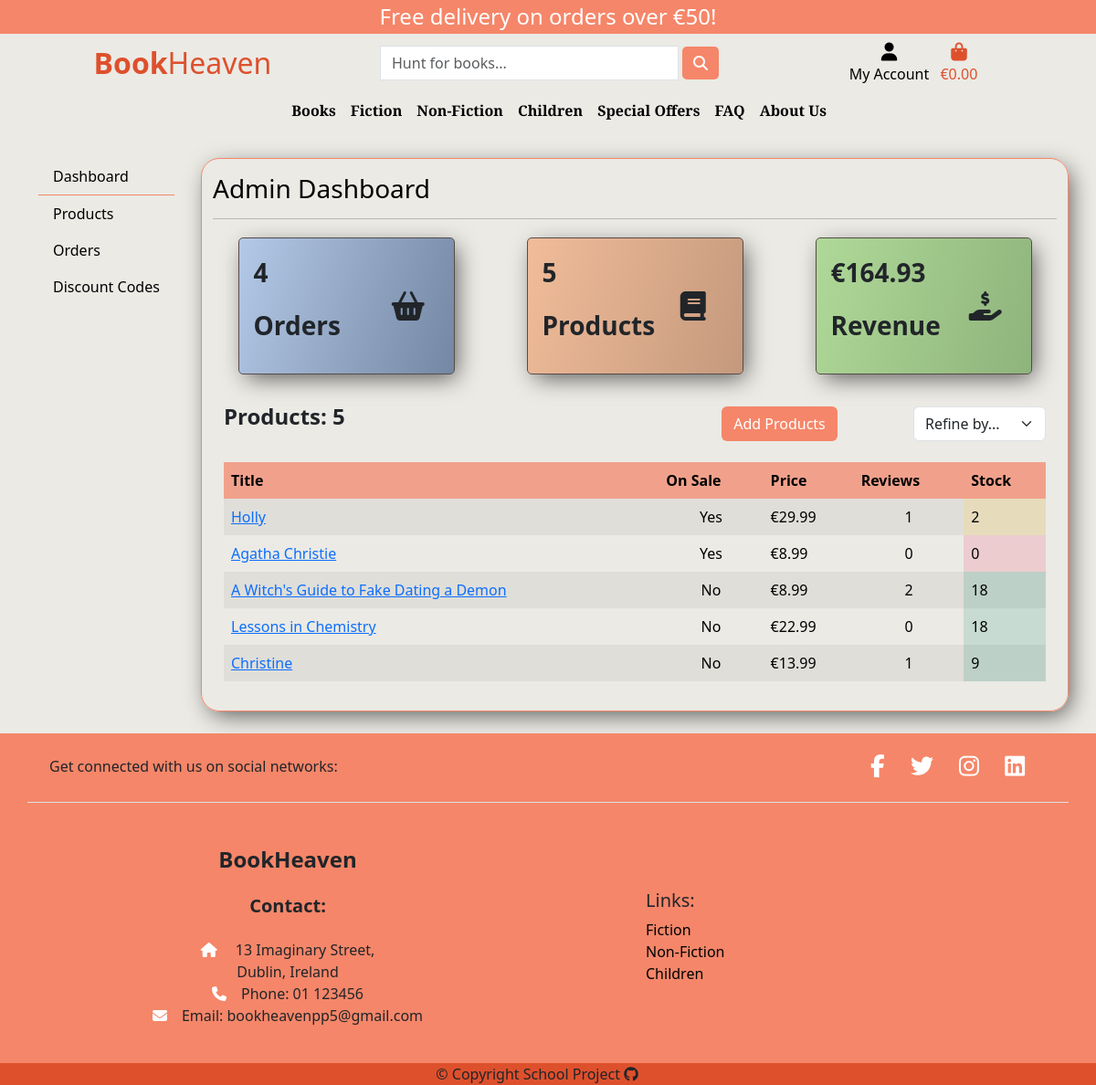
The page /admin_panel/dashboard/ (signed in) on the database its author committed.
### products/models.py (models this page shows, shortened)
class Book(models.Model):
    genre = models.ForeignKey(Genre, on_delete=models.SET_NULL, null=True)
    title = models.CharField(max_length=255)
    author = models.ManyToManyField(Author, related_name='books')
    description = models.TextField()
    image = models.ImageField(
        null=True, blank=True, upload_to='books/', default='books/product-not-found.png')
    publisher = models.CharField(max_length=200)
    date_published = models.DateField()
    language = models.CharField(max_length=200)
    pages = models.IntegerField(null=True, blank=True)
    isbn = models.CharField(max_length=13)
    stock_amount = models.IntegerField(
        default=1, validators=[MinValueValidator(0), MaxValueValidator(1000)])
    in_stock = models.BooleanField(default=True)
    on_sale = models.BooleanField(default=False, null=True, blank=True)
    price = models.DecimalField(max_digits=6, decimal_places=2)
    discount = models.IntegerField(null=True, blank=True)
    sale_price = models.DecimalField(
        max_digits=6, decimal_places=2, null=True, blank=True)
    created = models.DateTimeField(auto_now_add=True)
    id = models.UUIDField(default=uuid.uuid4, unique=True,
                          primary_key=True, editable=False)
    @property
    def product_price(self):
        if self.on_sale and self.sale_price < self.price:
            return self.sale_price
        return self.price

### admin_panel/views.py (the view, shortened to what this page needs)
# urls.py: path('dashboard/', views.admin_dashboard, name='admin-panel'),
@login_required
def admin_dashboard(request):
    if not request.user.is_superuser:
        messages.error(request, 'You need admin rights to access this page.')
        return redirect('home')
    orders = Order.objects.all()
    products = Book.objects.all()
    total_product_count = products.count()
    total_grand_total = Order.objects.aggregate(
        total_grand_total=Sum('grand_total'))
    grand_total_sum = total_grand_total['total_grand_total']
    context = {
        'orders': orders,
        'products': products,
        'total': grand_total_sum,
        'total_product_count': total_product_count, }
    return render(request, 'admin_panel/admin_dashboard.html', context)

### admin_panel/templates/admin_panel/admin_dashboard.html (shortened to what this page needs)
{% extends 'admin_panel/admin_base.html' %}
{% load static %}
{% block admin_content %}
<h3 class="text-black">Admin Dashboard</h3>
<hr>
<div class="row d-flex justify-content-around">
    <div class="col-10 col-md-3 stats-container orders p-3 my-1">
        <div class="row">
            <div class="col-8">
                <p class="fw-bold fs-3">{{ orders.count }}</p>
                <p class="fw-bold fs-3">Orders</p>
            </div>
            <div class="col-4 my-auto"><i class="fa-solid fa-basket-shopping fa-2xl"></i></div>
        </div>
    </div>
    <div class="col-10 col-md-3 stats-container products p-3 my-1">
        <div class="row">
            <div class="col-8">
                <p class="fw-bold fs-3">{{ total_product_count }}</p>
                <p class="fw-bold fs-3">Products</p>
            </div>
            <div class="col-4 my-auto"><i class="fa-solid fa-book fa-2xl"></i></div>
        </div>
    </div>
    <div class="col-10 col-md-3 stats-container users p-3 my-1">
        <div class="row">
            <div class="col-8">
                {% if total %}
                <p class="fw-bold fs-3">€{{ total|floatformat:2 }}</p>
                {% else %}
                <p class="fw-bold fs-3">€0</p>
                {% endif %}
                <p class="fw-bold fs-3">Revenue</p>
            </div>
            <div class="col-4 my-auto"><i class="fa-solid fa-hand-holding-dollar fa-2xl"></i>
            </div>
        </div>
    </div>
    <div class="row">
        <div class="col-12">
            <div class="row mt-4">
                <div class="col-12 col-md-6">
                    <p class="fw-bold fs-4 justify-content-md-start">Products: {{ products.count }}</p>
                </div>
                <div class="col-12 col-md-6  my-auto order-md-last d-flex justify-content-between justify-content-md-end">
                    <a href="{% url 'create-update-product' %}" class="btn btn-orange mx-md-auto">Add Products</a>
                    <div class="sort-select-wrapper">
                        <select id="sort-selector" class="form-select">
                            <option value="reset" {% if current_sorting == 'None_None' %}selected{% endif %}>Refine by...</option>
                        </select>
                    </div>
                </div>
            </div>
            {% if products %}
            <div class="order-history table-responsive mt-3">
                <table class="table table-borderless table-striped table-hover">
                    <thead>
                        <tr class="order-table-row">
                            <th>Title</th>
                            <th>On Sale</th>
                            <th>Price</th>
                            <th>Reviews</th>
                            <th>Stock</th>
                        </tr>
                    </thead>
                    <tbody>
                        {% for product in products %}
                        <tr>
                            <td>
                                <a href="{% url 'product' product.id %}" title="{{ product.title }}">
                                    {{ product.title }}
                                </a>
                            </td>
                            <td class="text-center">
                                {% if product.on_sale %}
                                Yes
                                {% else %}
                                No
                                {% endif %}
                            </td>
                            <td>€{{ product.product_price|floatformat:'2' }}</td>
                            <td class="text-center">{{ product.reviews.count }}</td>
                            {% if product.stock_amount == 0 %}
                            <td id="status-cell-nostock">
                                {{ product.stock_amount }}
                            </td>
                            {% elif product.stock_amount <= 5 %}
                            <td id="status-cell-warning">
                                {{ product.stock_amount }}
                            </td>
                            {% else %}
                            <td id="status-cell-instock">
                                {{ product.stock_amount }}
                            </td>
                            {% endif %}
                        </tr>
                        {% endfor %}
                    </tbody>
                </table>
            </div>
            {% else %}
            <div class="d-grid gap-2">
                <p class="text-center">No Products to display</p>
            </div>
            {% endif %}
        </div>
    </div>
</div>
{% endblock admin_content %}

### static/css/style.css (style rules this page uses)
:root { --orange: #f58669; --dark-orange: #de502c; --offwhite: #ebe8e0; --offwhite2: #efefed; --dark-gray: #574c49; --white: #ffff; --brown: #63453d; }
body { min-height: 100vh; display: flex; flex-direction: column; background-color: #ebeae5; }
.btn-orange { background-color: var(--orange); color: var(--white); }
.table > :not(caption) > * > * { background-color: transparent; border-bottom-color: var(--dark-gray); }
.order-history { max-height: 529px; overflow-y: auto; }
.stats-container { border: 1px solid var(--dark-gray); border-radius: 5px; box-shadow: 5px 7px 26px -4px rgba(0, 0, 0, 0.66); -webkit-box-shadow: 5px 7px 26px -4px rgba(0, 0, 0, 0.66); -moz-box-shadow: 5px 7px 26px -4px rgba(0, 0, 0, 0.66); }
.stats-container.users { background: rgb(143, 179, 124); background: linear-gradient(287deg, rgba(143, 179, 124, 1) 0%, rgba(175, 217, 152, 1) 100%); }
.stats-container.products { background: rgb(196, 153, 125); background: linear-gradient(287deg, rgba(196, 153, 125, 1) 0%, rgba(241, 188, 153, 1) 100%); }
.stats-container.orders { background: rgb(116, 135, 163); background: linear-gradient(287deg, rgba(116, 135, 163, 1) 0%, rgba(178, 200, 231, 0.9808298319327731) 100%); }
.stats-container p { font-size: 1.3rem; }
.order-table-row { background-color: rgb(241 161 139); }
#status-cell-instock { background-color: #c7dbd2 !important; }
#status-cell-nostock { background-color: #eccccf !important; }
#status-cell-warning { background-color: #f2e8c5 !important; }

### rows shown on the page
Book: title "Holly", shows "Yes", product_price "29.99", reviews.count "1", stock_amount "2"
Book: title "Agatha Christie", shows "Yes", product_price "8.99", reviews.count "0", stock_amount "0"
Book: title "A Witch's Guide to Fake Dating a Demon", shows "No", product_price "8.99", reviews.count "2", stock_amount "18"
Book: title "Lessons in Chemistry", shows "No", product_price "22.99", reviews.count "0", stock_amount "18"
Book: title "Christine", shows "No", product_price "13.99", reviews.count "1", stock_amount "9"

### other values the page prints
{{ free_delivery_threshold }} "50"
{{ orders.count }} "4"
{{ total_product_count }} "5"
{{ total|floatformat:2 }} "164.93"
{{ products.count }} "5"
